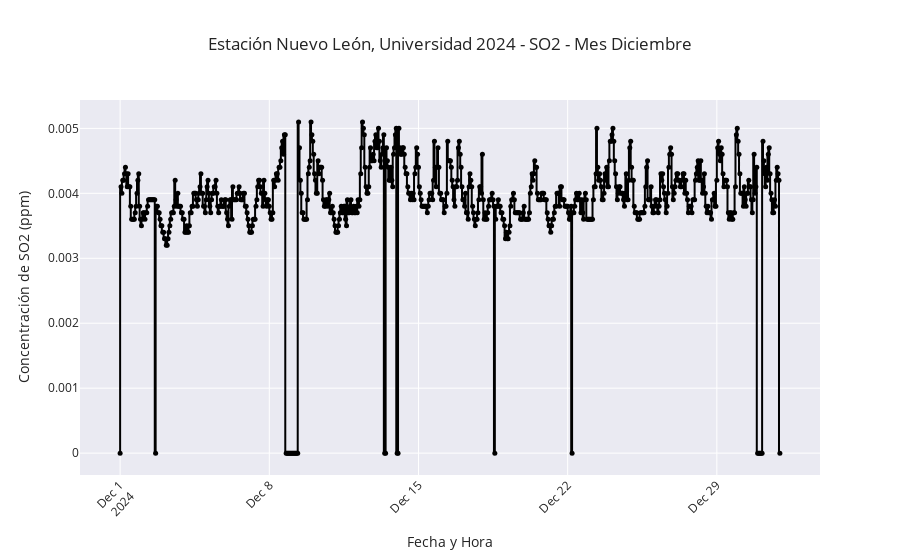

Source (notebook cell):
### Code cell
generar_grafico(loaded_data, 'SO2', 'NL_universidad2024',12)

### Figure 1 — Plotly figure (JSON) as saved in the notebook; plotly's stock layout.template omitted (floating-point values rounded to 4 significant figures; data arrays with more than 128 entries replaced by an {"elided": "..."} marker saying what was removed)
{"data": [{"hovertemplate": "Fecha y Hora=%{x}<br>SO2 (ppm)=%{y}<extra></extra>", "legendgroup": "", "line": {"color": "black", "dash": "solid", "shape": "vh", "width": 2}, "marker": {"size": 5, "symbol": "circle"}, "mode": "lines+markers", "name": "", "orientation": "v", "showlegend": false, "type": "scatter", "x": {"elided": "744 str values"}, "xaxis": "x", "y": {"elided": "744 float values"}, "yaxis": "y"}], "layout": {"legend": {"tracegroupgap": 0}, "title": {"text": " Estación Nuevo León, Universidad 2024 - SO2 - Mes Diciembre"}, "xaxis": {"anchor": "y", "domain": [0, 1], "tickangle": -45, "title": {"text": "Fecha y Hora"}}, "yaxis": {"anchor": "x", "domain": [0, 1], "title": {"text": "Concentración de SO2 (ppm)"}}}}
